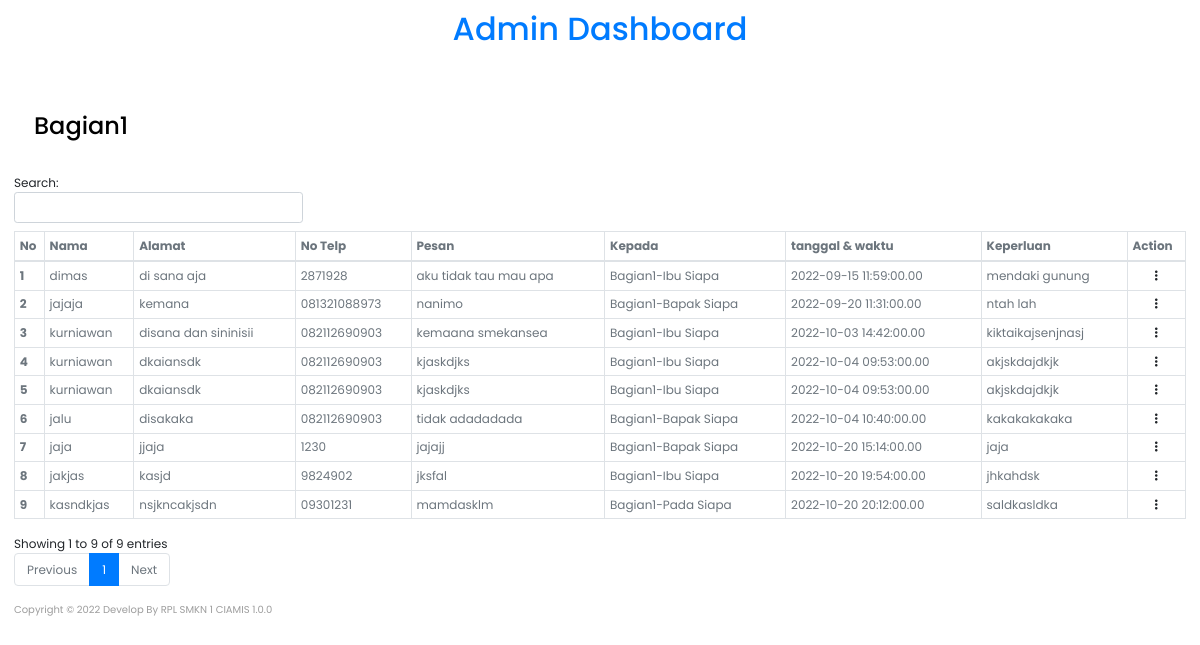
The app's page /admin/bagian1.php (signed in) with its own data.
### tables this page shows
CREATE TABLE `tamu` (
  `id` int(7) NOT NULL,
  `nama` varchar(100) NOT NULL,
  `alamat` varchar(200) NOT NULL,
  `notelp` varchar(15) NOT NULL,
  `pesan` varchar(500) NOT NULL,
  `kepada` varchar(100) NOT NULL,
  `tanggal` datetime(2) NOT NULL,
  `keperluan` varchar(500) NOT NULL
);

### admin/bagian1.php (the view, shortened to what this page needs)
<?php
    require 'connection.php';
    $query = "SELECT * FROM tamu WHERE kepada LIKE '%1%'";
    $bgn1 = mysqli_query($conn, $query);
?>
<!DOCTYPE html>
<html lang="en">
<head>
    <link rel="stylesheet" href="stileee.css">
    <link rel="stylesheet" href="https://unicons.iconscout.com/release/v4.0.0/css/line.css">
    <link rel="stylesheet" href="https://cdn.jsdelivr.net/npm/@fortawesome/fontawesome-free@6.2.0/css/fontawesome.min.css">
    <link rel="stylesheet" href="https://cdn.jsdelivr.net/npm/bootstrap@4.4.1/dist/css/bootstrap.min.css">
</head>
<body>
    <section class="bagian">
        <div class="top">
            <div class="text-primary">
                <h2 align="center" >Admin Dashboard</h2>
            </div>
        </div>
        <div class="dash-content">
            <div class="overview">
                <div class="title">
                    <span class="text">Bagian1</span>
                </div>
        <div class="hiha">
        <table id="hehe" class="table table-hover table-sm table-bordered">
        <thead>
        <tr>
            <th scope="col" class="text-muted">No</th>
            <th scope="col" class="text-muted">Nama</th>
            <th scope="col" class="text-muted">Alamat</th>
            <th scope="col" class="text-muted">No Telp</th>
            <th scope="col" class="text-muted">Pesan</th>
            <th scope="col" class="text-muted">Kepada</th>
            <th scope="col" class="text-muted">tanggal & waktu</th>
            <th scope="col" class="text-muted">Keperluan</th>
            <th scope="col" class="text-muted">Action</th>
            </tr>
        </thead>
        <tbody id="tampil">
            <?php $no = 1 ?>
            <?php while ($row = mysqli_fetch_assoc($bgn1)) { ?>
                <tr>
                    <th class="text-muted" scope="row"><?= $no++; ?></th>
                    <td class="text-muted"><?= $row['nama']?></td>
                    <td class="text-muted"><?= $row['alamat']?></td>
                    <td class="text-muted"><?= $row['notelp']?></td>
                    <td class="text-muted"><?= $row['pesan']?></td>
                    <td class="text-muted"><?= $row['kepada']?></td>
                    <td class="text-muted"><?= $row['tanggal']?></td>
                    <td class="text-muted"><?= $row['keperluan']?></td>
                    <td>
                        <div class="dropdown" align="center">
                            <i class="fa-solid fa-ellipsis-vertical" type="button" id="dropdownMenuButton" data-toggle="dropdown" aria-haspopup="true" aria-expanded="false"></i>
                        </div>
                    </td>
                </tr>
            </div>
            <?php } ?>
</body>
<div class="seha">
    <footer class="main-footer">
                <div class="footer-left" style="color:#9D9D9D;">
                    Copyright © 2022 Develop By RPL SMKN 1 CIAMIS
                    1.0.0
                </div>
            </footer>
    </div>
</html>

### admin/stileee.css (style rules this page uses)
* { margin: 0; padding: 0; box-sizing: border-box; font-family: 'Poppins', sans-serif; }
:root { --primary-color: #0E4BF1; --panel-color: #FFF; --text-color: #000; --txt-color: #000; --black-light-color: #707070; --border-color: #e6e5e5; --toggle-color: #DDD; --box1-color: #0E4BF1; --box2-color: #C0A080; --box3-color: #D1D1D1; --title-icon-color: #fff; --tran-05: all 0.5s ease; --tran-03: all 0.3s ease; --tran-03: all 0.2s ease; }
body { min-height: 100vh; background-color: var(--primary-color); }
.dash-content .title { display: flex; align-items: center; margin: 60px 0 30px 0; }
.dash-content .title .text { font-size: 24px; font-weight: 500; color: var(--text-color); margin-left: 10px; }
.hiha { font-size: 12px; }
.seha { font-size: 10px; }
body { background-color:#2d2d2d; }
.bagian { position: relative; right: 0px; left: 0px; background-color: var(--panel-color); min-height: 100vh; padding: 10px 14px; transition: var(--tran-05); }

### records on screen
tamu: nama "dimas", alamat "di sana aja", notelp "2871928", pesan "aku tidak tau mau apa", kepada "Bagian1-Ibu Siapa", tanggal "2022-09-15 11:59:00.00", keperluan "mendaki gunung"
tamu: nama "jajaja", alamat "kemana", notelp "081321088973", pesan "nanimo", kepada "Bagian1-Bapak Siapa", tanggal "2022-09-20 11:31:00.00", keperluan "ntah lah"
tamu: nama "kurniawan", alamat "disana dan sininisii", notelp "082112690903", pesan "kemaana smekansea", kepada "Bagian1-Ibu Siapa", tanggal "2022-10-03 14:42:00.00", keperluan "kiktaikajsenjnasj"
tamu: nama "kurniawan", alamat "dkaiansdk", notelp "082112690903", pesan "kjaskdjks", kepada "Bagian1-Ibu Siapa", tanggal "2022-10-04 09:53:00.00", keperluan "akjskdajdkjk"
tamu: nama "kurniawan", alamat "dkaiansdk", notelp "082112690903", pesan "kjaskdjks", kepada "Bagian1-Ibu Siapa", tanggal "2022-10-04 09:53:00.00", keperluan "akjskdajdkjk"
tamu: nama "jalu", alamat "disakaka", notelp "082112690903", pesan "tidak adadadada", kepada "Bagian1-Bapak Siapa", tanggal "2022-10-04 10:40:00.00", keperluan "kakakakakaka"
tamu: nama "jaja", alamat "jjaja", notelp "1230", pesan "jajajj", kepada "Bagian1-Bapak Siapa", tanggal "2022-10-20 15:14:00.00", keperluan "jaja"
tamu: nama "jakjas", alamat "kasjd", notelp "9824902", pesan "jksfal", kepada "Bagian1-Ibu Siapa", tanggal "2022-10-20 19:54:00.00", keperluan "jhkahdsk"
tamu: nama "kasndkjas", alamat "nsjkncakjsdn", notelp "09301231", pesan "mamdasklm", kepada "Bagian1-Pada Siapa", tanggal "2022-10-20 20:12:00.00", keperluan "saldkasldka"
